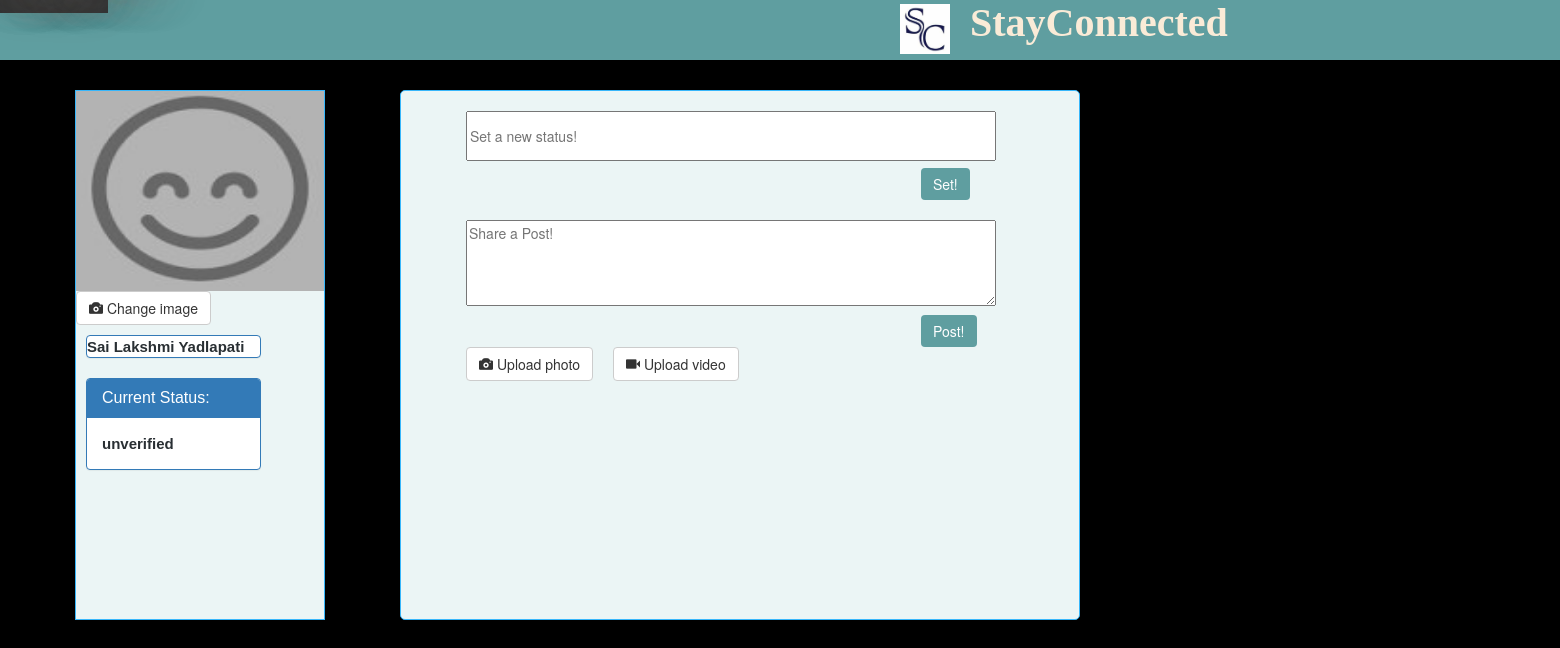
The page /home.php (signed in) on the database as committed earlier.
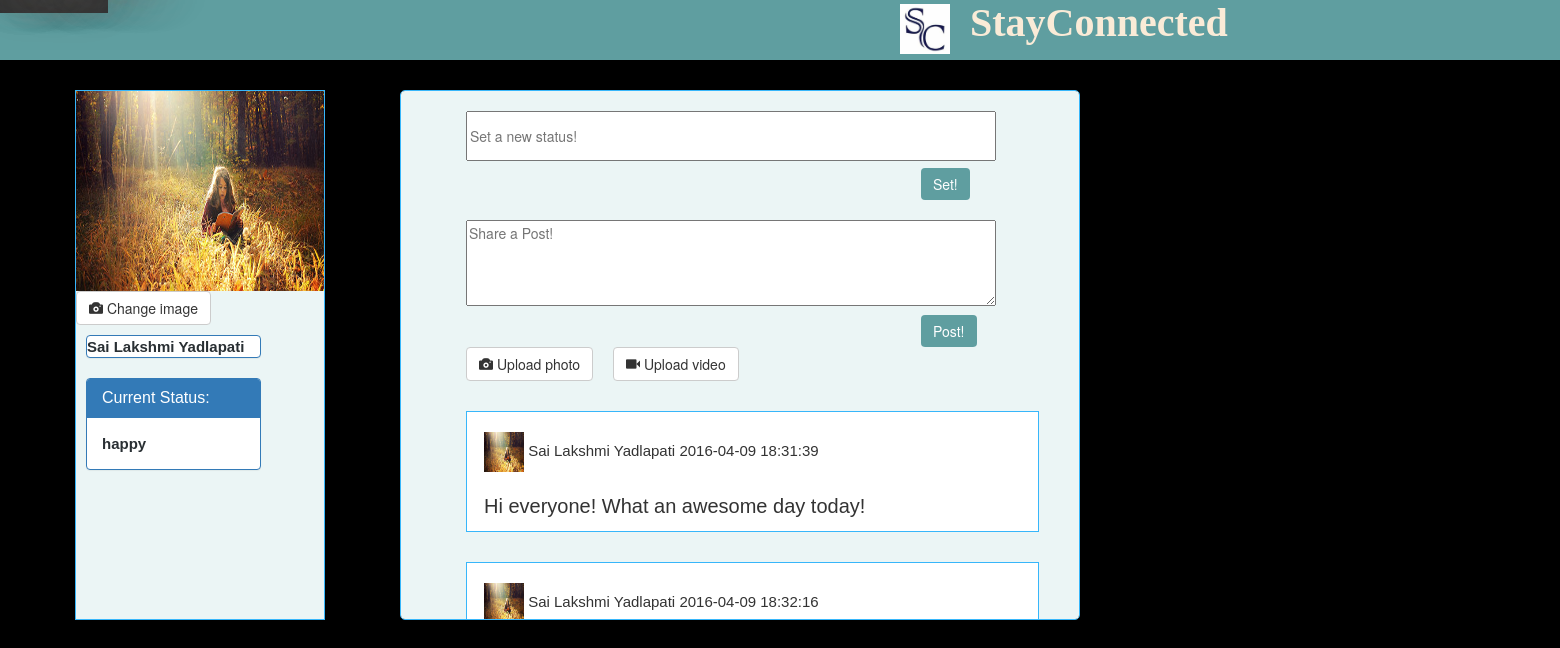
The same page on the database as committed later.
### tables this page shows
CREATE TABLE IF NOT EXISTS `users` (
  `user_id` int(11) NOT NULL AUTO_INCREMENT,
  `firstname` varchar(100) NOT NULL,
  `lastname` varchar(100) NOT NULL,
  `user_pass` varchar(100) NOT NULL,
  `user_email` varchar(100) NOT NULL,
  `mobile` int(14) NOT NULL,
  `user_gender` varchar(100) NOT NULL,
  `user_bday` date NOT NULL,
  `user_image` text NOT NULL,
  `register_date` date NOT NULL,
  `last_login` datetime NOT NULL,
  `status` text NOT NULL,
  `posts` text NOT NULL,
  PRIMARY KEY (`user_id`)
);

CREATE TABLE IF NOT EXISTS `posts` (
  `posts_id` int(11) NOT NULL AUTO_INCREMENT,
  `post_username` text NOT NULL,
  `post_usermail` text NOT NULL,
  `post_userimage` text NOT NULL,
  `post_datetime` datetime NOT NULL,
  `post_content` text NOT NULL,
  `postedimage` text NOT NULL,
  `postedvideo` text NOT NULL,
  PRIMARY KEY (`posts_id`)
);

### home.php (the view, shortened to what this page needs)
 <?php
 include("share.php");
 ?>
 <!DOCTYPE html>
<html>
	<head>
		<link rel="stylesheet" href="assets/bootstrap/css/bootstrap.min.css">
		<link rel="stylesheet" href="//code.jquery.com/ui/1.11.4/themes/smoothness/jquery-ui.css">
  		<link rel="stylesheet" href="styles/stylehome.css">
		<link rel="stylesheet" href="/resources/demos/style.css">
	</head>
	<body background="tb.jpg">
	<div class="nav">
	<div>
	    <a href="home.php" class="navitem home activated" >Home</a>
		<a href="message.php" class="navitem messages" >Messages</a>
		<a href="friends.php" class="navitem friends" >Makefriends</a>
		<a href="showfriends.php" class="navitem showfriends">Yourfriends</a>
		<a href="logout.php" class="navitem logout">Logout</a>
	</div>
	<img  id="logo" src="logo2.jpeg">
	<div id="sc">
	StayConnected
	</div>
	</div>
	<div class= "yourprofile">
		<div>
		<?php
			$mail = $_SESSION['user_email'];
			$details = mysqli_query($con,"SELECT * FROM users WHERE user_email = '$mail'");
			while($row = mysqli_fetch_array($details)){
				$firstname = $row[1];
				$lastname = $row[2];
				$status = $row [11];
			    $user_image=$row[8];
		?>
		<img id="myimage" src="<?php echo $user_image;?>">
		<button type="button" id="changeimage" class="btn btn-default" aria-label="Left Align" >
		<span class="glyphicon glyphicon-camera" aria-hidden="true"></span> Change image
		</div>
		<div class="name">
			<div class="panel panel-primary" id="username">
			<?php echo $firstname;
			echo " ".$lastname;?>
			</div>
			<div class="panel panel-primary">
					<div class="panel-heading">
						<h3 class="panel-title">Current Status:</h3>
					</div>
			<div class="panel-body">
			<?php echo $status;?>
			</div>
			</div>
		</div>
		<?php	}
		?>
	</div>
	<div class=content>
			<form method="post">
			<input id="statusbar" type="text" name="setstatus"  placeholder="Set a new status!" size="60"/>
			<input class="btn btn-info" id="statusbutton" name="statusbutton" value="Set!" type="submit" />
			<textarea id="postbar" type="text" name="post" rows="4" cols="62"  placeholder="Share a Post!" ></textarea>
			<input class="btn btn-info" id="postbutton" name="postsendbutton" value="Post!" type="submit" />
			</form>
			<div>
			<button type="button" id="postphotobtn" class="btn btn-default" >
			<span class="glyphicon glyphicon-camera" aria-hidden="true"></span> Upload photo
			<button type="button" id="uploadvideo" class="btn btn-default" >
			<span class="glyphicon glyphicon-facetime-video" aria-hidden="true"></span> Upload video
		</div>
			<div >
				<?php
					global $con;
					$mail = $_SESSION['user_email'];
					$postdata = "select * from posts where post_usermail='$mail'";
					$postdataquery =mysqli_query($con,$postdata);
					while($postdatalist = mysqli_fetch_array($postdataquery)){
						$postername = $postdatalist[1];
						$posterimage = $postdatalist[3];
						$postdatetime = $postdatalist[4];
						$postcontent = $postdatalist[5];
					?>	<div class="eachpost">
						<div class="postednow">
						<img class="postfriendimage" src="<?php echo $posterimage;?>">
						<?php  echo $postername." ".$postdatetime; ?>
						</div>
						<div class="postcontent" >
						<?php echo $postcontent;
						?>
						</div>
						</div>
					<?php
					}
					?>	<div class="eachpost">
			</div>
	</div>
	</body>
</html>

Rows that differ between the two databases and show on the page:
changed users "Sai Lakshmi": user_image: picture added in place of a placeholder; status "unverified" → "happy"
added posts: post_userimage (picture), post_username "Sai Lakshmi Yadlapati", post_datetime "2016-04-09 18:31:39", post_content "Hi everyone! What an awesome day today!"
added posts: post_userimage (picture), post_username "Sai Lakshmi Yadlapati", post_datetime "2016-04-09 18:32:16"
